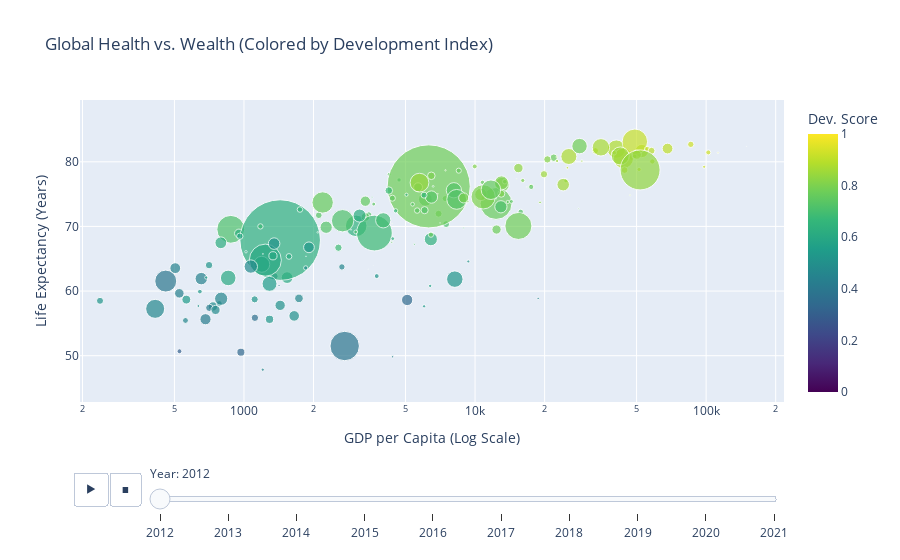

The cell this chart's notebook holds for it:
### Code cell
# Create animated bubble chart

# Fix the axis ranges to prevent "jumping" during animation
min_life_exp = plot_df['Life_Expectancy'].min() - 5
max_life_exp = plot_df['Life_Expectancy'].max() + 5
min_gdp = plot_df[plot_df['GDP_Per_Capita'] > 0]['GDP_Per_Capita'].min() * 0.9
max_gdp = plot_df['GDP_Per_Capita'].max() * 1.1

print("Creating animated bubble chart...")

fig = px.scatter(
    plot_df,
    # Define Axes & Bubble Size
    x="GDP_Per_Capita",
    y="Life_Expectancy",
    size="Total_Population",
    
    # Color by our Aggregate Score
    color="Aggregate_Score",
    color_continuous_scale=px.colors.sequential.Viridis, 
    range_color=[0, 1],
    
    # Interactivity & Tooltip 
    hover_name="Country",
    hover_data={
        "Year": True,
        "GDP_Per_Capita": ":,.2f",
        "Life_Expectancy": ":.1f",
        "Total_Population": ":,d",
        "Aggregate_Score": ":.3f" 
    },

    # Animation 
    animation_frame="Year",
    animation_group="Country",
    
    # --- Styling & Configuration ---
    log_x=True,
    size_max=60,
    range_y=[min_life_exp, max_life_exp],
    range_x=[min_gdp, max_gdp],
    title="Global Health vs. Wealth (Colored by Development Index)",
    labels={
        "GDP_Per_Capita": "GDP per Capita (Log Scale)",
        "Life_Expectancy": "Life Expectancy (Years)",
        "Total_Population": "Population",
        "Aggregate_Score": "Development Score"
    }
)

# --- 5. Improve Layout ---
fig.update_layout(showlegend=False)
# Add a prefix to the slider
fig.layout.sliders[0].currentvalue.prefix = 'Year: '
# Title the color bar
fig.update_coloraxes(colorbar_title_text='Dev. Score')

print("Chart created. Showing in browser...")

# Show
fig.show()

### Figure 1 — Plotly figure (JSON) as saved in the notebook; plotly's stock layout.template omitted (floating-point values rounded to 4 significant figures; data arrays with more than 128 entries replaced by an {"elided": "..."} marker saying what was removed)
{"data": [{"customdata": {"elided": "183x3 float values"}, "hovertemplate": "<b>%{hovertext}</b><br><br>Year=%{customdata[0]}<br>GDP per Capita (Log Scale)=%{x:,.2f}<br>Life Expectancy (Years)=%{y:.1f}<br>Population=%{customdata[1]:,d}<br>Development Score=%{marker.color:.3f}<extra></extra>", "hovertext": {"elided": "183 str values"}, "ids": {"elided": "183 str values"}, "legendgroup": "", "marker": {"color": {"elided": "183 float values"}, "coloraxis": "coloraxis", "size": {"elided": "183 int values"}, "sizemode": "area", "sizeref": 392300.0, "symbol": "circle"}, "mode": "markers", "name": "", "orientation": "v", "showlegend": false, "type": "scatter", "x": {"elided": "183 float values"}, "xaxis": "x", "y": {"elided": "183 float values"}, "yaxis": "y"}], "layout": {"coloraxis": {"cmax": 1, "cmin": 0, "colorbar": {"title": {"text": "Dev. Score"}}, "colorscale": [[0, "#440154"], [0.1111, "#482878"], [0.2222, "#3e4989"], [0.3333, "#31688e"], [0.4444, "#26828e"], [0.5556, "#1f9e89"], [0.6667, "#35b779"], [0.7778, "#6ece58"], [0.8889, "#b5de2b"], [1, "#fde725"]]}, "legend": {"itemsizing": "constant", "tracegroupgap": 0}, "showlegend": false, "sliders": [{"active": 0, "currentvalue": {"prefix": "Year: "}, "len": 0.9, "pad": {"b": 10, "t": 60}, "steps": [{"args": [["2012"], {"frame": {"duration": 0, "redraw": false}, "fromcurrent": true, "mode": "immediate", "transition": {"duration": 0, "easing": "linear"}}], "label": "2012", "method": "animate"}, {"args": [["2013"], {"frame": {"duration": 0, "redraw": false}, "fromcurrent": true, "mode": "immediate", "transition": {"duration": 0, "easing": "linear"}}], "label": "2013", "method": "animate"}, {"args": [["2014"], {"frame": {"duration": 0, "redraw": false}, "fromcurrent": true, "mode": "immediate", "transition": {"duration": 0, "easing": "linear"}}], "label": "2014", "method": "animate"}, {"args": [["2015"], {"frame": {"duration": 0, "redraw": false}, "fromcurrent": true, "mode": "immediate", "transition": {"duration": 0, "easing": "linear"}}], "label": "2015", "method": "animate"}, {"args": [["2016"], {"frame": {"duration": 0, "redraw": false}, "fromcurrent": true, "mode": "immediate", "transition": {"duration": 0, "easing": "linear"}}], "label": "2016", "method": "animate"}, {"args": [["2017"], {"frame": {"duration": 0, "redraw": false}, "fromcurrent": true, "mode": "immediate", "transition": {"duration": 0, "easing": "linear"}}], "label": "2017", "method": "animate"}, {"args": [["2018"], {"frame": {"duration": 0, "redraw": false}, "fromcurrent": true, "mode": "immediate", "transition": {"duration": 0, "easing": "linear"}}], "label": "2018", "method": "animate"}, {"args": [["2019"], {"frame": {"duration": 0, "redraw": false}, "fromcurrent": true, "mode": "immediate", "transition": {"duration": 0, "easing": "linear"}}], "label": "2019", "method": "animate"}, {"args": [["2020"], {"frame": {"duration": 0, "redraw": false}, "fromcurrent": true, "mode": "immediate", "transition": {"duration": 0, "easing": "linear"}}], "label": "2020", "method": "animate"}, {"args": [["2021"], {"frame": {"duration": 0, "redraw": false}, "fromcurrent": true, "mode": "immediate", "transition": {"duration": 0, "easing": "linear"}}], "label": "2021", "method": "animate"}], "x": 0.1, "xanchor": "left", "y": 0, "yanchor": "top"}], "title": {"text": "Global Health vs. Wealth (Colored by Development Index)"}, "updatemenus": [{"buttons": [{"args": [null, {"frame": {"duration": 500, "redraw": false}, "fromcurrent": true, "mode": "immediate", "transition": {"duration": 500, "easing": "linear"}}], "label": "&#9654;", "method": "animate"}, {"args": [[null], {"frame": {"duration": 0, "redraw": false}, "fromcurrent": true, "mode": "immediate", "transition": {"duration": 0, "easing": "linear"}}], "label": "&#9724;", "method": "animate"}], "direction": "left", "pad": {"r": 10, "t": 70}, "showactive": false, "type": "buttons", "x": 0.1, "xanchor": "right", "y": 0, "yanchor": "top"}], "xaxis": {"anchor": "y", "domain": [0, 1], "range": [2.29, 5.337], "title": {"text": "GDP per Capita (Log Scale)"}, "type": "log"}, "yaxis": {"anchor": "x", "domain": [0, 1], "range": [42.84, 89.56], "title": {"text": "Life Expectancy (Years)"}}}}
